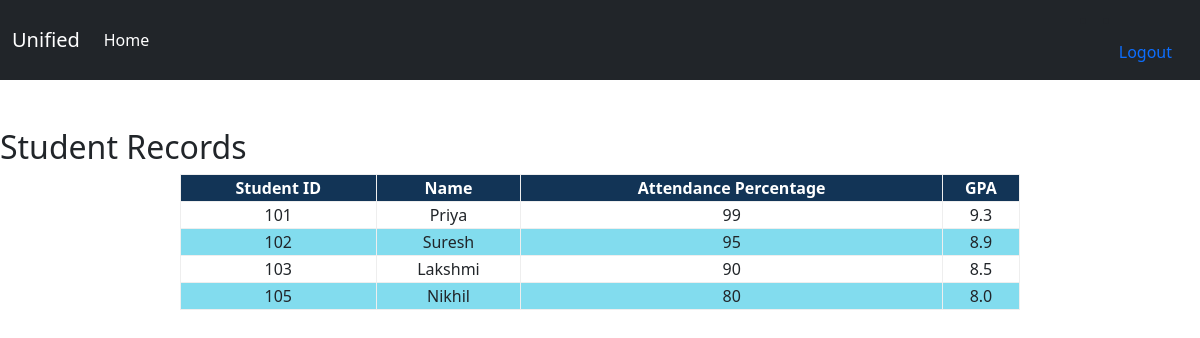
Before: /students.html with the older database file.
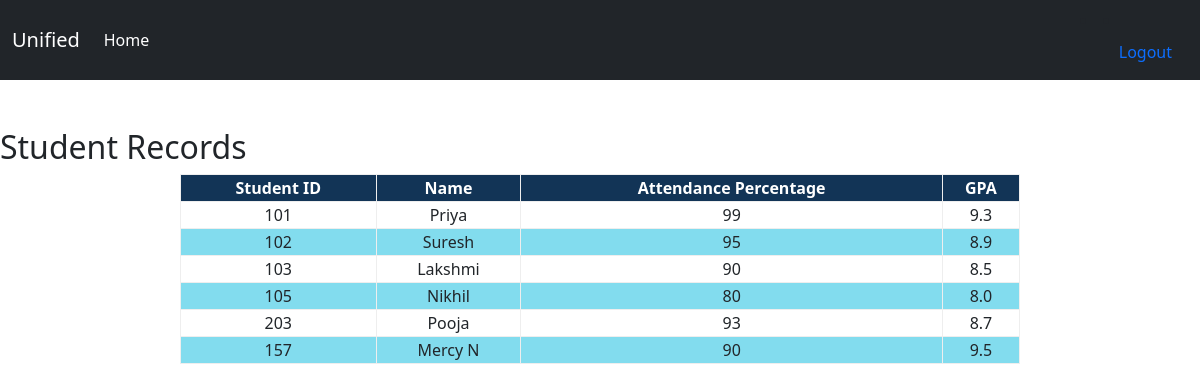
After: the same page with the newer database file.
### authentication/models.py (models this page shows, shortened)
class Stud(models.Model):
    sid=models.IntegerField()
    sname=models.CharField(max_length=100)
    attper=models.IntegerField()
    gpa=models.FloatField()

### authentication/views.py (the view)
# urls.py: path('students.html', views.students, name='students'),
def students(request):
    info=Stud.objects.all()
    data= {
    "cust": info
}
    return render(request, "authentication/students.html",data)

### templates/authentication/students.html (shortened to what this page needs)
<!DOCTYPE html>
<html>
<head>
        <link href="https://cdn.jsdelivr.net/npm/bootstrap@5.0.2/dist/css/bootstrap.min.css" rel="stylesheet">
</head>
<body>
	<nav class="navbar navbar-expand-lg navbar-dark bg-dark">
        <div class="container-fluid">
          <a class="navbar-brand" href="#">Unified</a>
          <div class="collapse navbar-collapse" id="navbarSupportedContent">
            <ul class="navbar-nav me-auto mb-2 mb-lg-0">
              <li class="nav-item">
                <a class="nav-link active" aria-current="page" href="index.html">Home</a>
              </li>
            </ul>
            <div class="d-flex justify-content-between">
              <li class="nav-item">
                  <li class="out">
                  <a class="nav-link active" aria-current="page" href="signout">Logout</a>
                  </li>
              </li>
            </div>
          </div>
        </div>
      </nav><br><br>
	<div class="student-records">
		<h2>Student Records</h2>
		<table>
			<tr>
				<th>Student ID</th>
				<th>Name</th>
				<th>Attendance Percentage</th>
				<th>GPA</th>
			</tr>
			{% for item in cust %}
        <tr>
            <td>{{ item.sid }}</td>
            <td>{{ item.sname }}</td>
            <td>{{ item.attper }}</td>
			<td>{{ item.gpa }}</td>
        </tr>
        {% endfor %}
		</table>
	</div>
</body>
</html>

### templates/authentication/students.html (style rules this page uses)
body { background-image: url("https://images.pexels.com/photos/1323550/pexels-photo-1323550.jpeg?auto=compress&cs=tinysrgb&w=1260&h=750&dpr=1"); background-repeat: no-repeat; background-attachment: fixed; background-size: cover; }
table,th,td { border: 1px groove; }
table { width: 70%; text-align: center; align:center; margin-left: auto; margin-right: auto; }
tr:nth-child(odd) { background-color: rgb(130, 220, 238); }
th { background-color: #123456; color: white; }

Changed rows visible on the page:
added Stud: sid "203", sname "Pooja", attper "93", gpa "8.7"
added Stud: sid "157", sname "Mercy N", attper "90", gpa "9.5"
